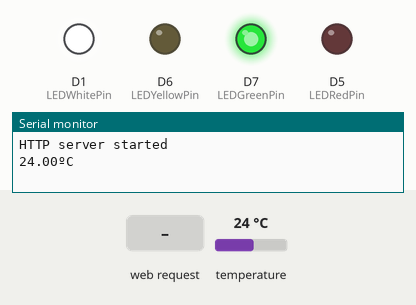
The sketch below on a simulated ESP8266 (NodeMCU). On the bench: output pins drawn as LEDs (lit = HIGH), the last lines printed to the serial monitor. The test bench sets the inputs (shaded band); at power-on: temperature 24 °C.

Above: at 1.3 s.
1.4 s: temperature set to 29.5 °C
2.9 s: temperature set to 30.6 °C
At 4.2 s:
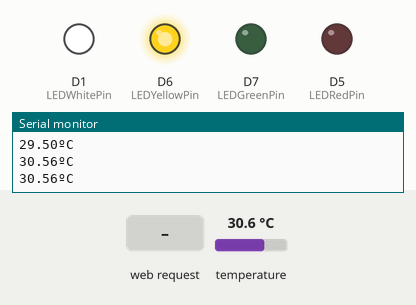
4.6 s: HTTP request GET /warningYes received
At 5.3 s:
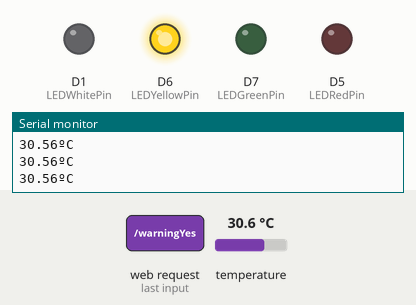
6.2 s: temperature set to 12 °C
At 7.4 s:
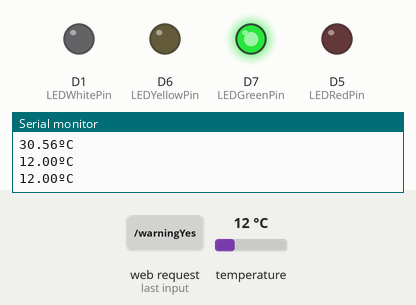
7.7 s: temperature set to 33 °C
At 8.4 s:
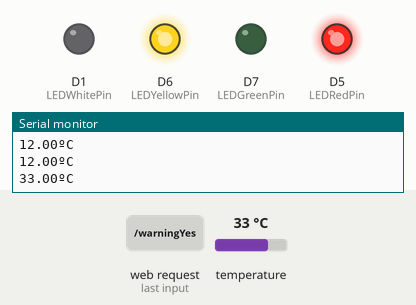
9.2 s: temperature set to 32.1 °C
At 10.6 s:
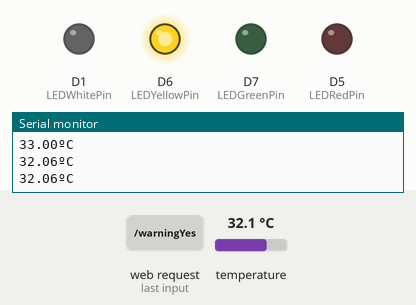
Timing chart, 0 to 11.7 s (numbered marks = the images above; inputs shaded):
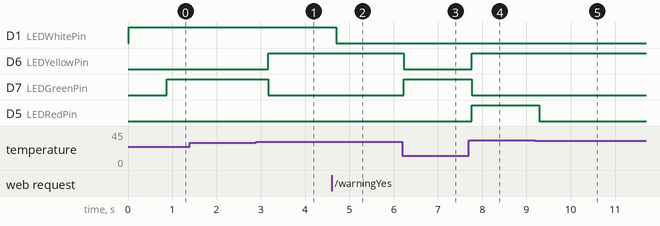

The sketch:

FuseGuardMonitoring.ino
```cpp
#include <ESP8266WiFi.h>
#include <ESP8266WebServer.h>
#include <OneWire.h>
#include <DallasTemperature.h>

// The esp8266 will create a wifi you can connect to with the password
const char* ssid = "BaldInnovators - FuseGuard";
const char* password = "GoBaldForEfficiency";

const int therometerPin = D2;
const int LEDGreenPin = D7;
const int LEDYellowPin = D6;
const int LEDRedPin = D5;
const int LEDWhitePin = D1; // This represents all house electronics - i have a relay if we want it more accurate
const int buzzerPin = D8;


//const int buzzerFrequencyWarning = 262; // C4
//const int buzzerFrequencyCutoff = 262; // C4

const int buzzerFrequencyWarning = 0; // mute
const int buzzerFrequencyCutoff = 0; // mute

const int buzzerDurationWarning = 500;
const int buzzerDurationCutoff = 200;

const float warningThreshold = 30.0;
const float cutoffThreshold = 32.5;

unsigned long buzzerTimestamp = 0;

// 0 - normal, 1 - warning, 2 - cutoff
int state = 0;

float tempC;

// IP Address details: you connect by writing 192.168.1.1 in a web browser
IPAddress local_ip(192,168,1,1);
IPAddress gateway(192,168,1,1);
IPAddress subnet(255,255,255,0);

ESP8266WebServer server(80);

OneWire oneWire(therometerPin);

DallasTemperature sensors(&oneWire);


void setup() {
  Serial.begin(115200);

  // Start the DS18B20 sensor
  sensors.begin();

  // IO mode for LEDs
  pinMode(LEDGreenPin, OUTPUT);
  pinMode(LEDYellowPin, OUTPUT);
  pinMode(LEDRedPin, OUTPUT);
  pinMode(LEDWhitePin, OUTPUT);
  pinMode(buzzerPin, OUTPUT);

  digitalWrite(LEDWhitePin, 1);

  WiFi.softAP(ssid, password);
  WiFi.softAPConfig(local_ip, gateway, subnet);
  delay(100);

  server.on("/", handle_OnConnect);
  server.on("/warningYes", handle_warningYes);
  server.on("/warningNo", handle_warningNo);
  server.onNotFound(handle_NotFound);

  server.begin();
  Serial.println("HTTP server started");
}

void loop() {
  server.handleClient();
  // Get temperature
  sensors.requestTemperatures();
  tempC = sensors.getTempCByIndex(0);
  Serial.print(tempC);
  Serial.println("ºC");

  if (tempC >= cutoffThreshold){ // Cutoof
    state = 2;
    digitalWrite(LEDGreenPin, 0);
    digitalWrite(LEDYellowPin, 1);
    digitalWrite(LEDRedPin, 1);
    if (buzzerTimestamp + buzzerDurationCutoff * 2 < millis() ){
      tone(buzzerPin, buzzerFrequencyCutoff, buzzerDurationCutoff);
      buzzerTimestamp = millis();
    }
    digitalWrite(LEDWhitePin, 0);
  }
  else if (tempC >= warningThreshold ){ // Warning
    state = 1;
    digitalWrite(LEDGreenPin, 0);
    digitalWrite(LEDYellowPin, 1);
    digitalWrite(LEDRedPin, 0);
    if (buzzerTimestamp + buzzerDurationWarning * 2 < millis() ){
      tone(buzzerPin, buzzerFrequencyWarning, buzzerDurationWarning);
      buzzerTimestamp = millis();
    }
  }
  else{ // Normal
    state = 0;
    digitalWrite(LEDGreenPin, 1);
    digitalWrite(LEDYellowPin, 0);
    digitalWrite(LEDRedPin, 0);
  }
}
void handle_OnConnect() {
  server.send(200, "text/html", SendHTML(state, -1, tempC));
  digitalWrite(LEDWhitePin, tempC < cutoffThreshold);
}
void handle_warningYes() {
  digitalWrite(LEDWhitePin, 0);
  server.send(200, "text/html", SendHTML(state, 1, tempC));
}
void handle_warningNo() {
  server.send(200, "text/html", SendHTML(state, 0, tempC));
}

void handle_NotFound(){
  server.send(404, "text/plain", "Not found");
}

String SendHTML(int state, int warningAnswer, float tempC){
  String ptr = "<!DOCTYPE html> <html>\n";
  ptr +="<head><meta name=\"viewport\" content=\"width=device-width, initial-scale=1.0, user-scalable=no\">\n";
  ptr +=" <meta http-equiv=\"refresh\" content=\"1\">\n";
  ptr +="<title>LED Control</title>\n";
  ptr +="<style>html { font-family: Helvetica; display: inline-block; margin: 0px auto; text-align: center;}\n";
  ptr +="body{margin-top: 50px;} h1 {color: #444444;margin: 30px auto 30px;} h3 {color: #444444;margin: 20px;}\n";
  ptr +=".warning {border: 5px solid DarkOrange; background-color: Khaki; text-align: center;} .alert {border:5px solid DarkRed; background-color: FireBrick; text-align: center;}\n";
  ptr +=".button {display: inline;width: 80px;background-color: #1abc9c;border: none;color: white;padding: 13px 45px;text-decoration: none;font-size: 25px;margin: 20px auto 30px;cursor: pointer;border-radius: 4px;}\n";
  ptr +=".button-yes {background-color: Green;}\n";
  ptr +=".button-no {background-color: Red;}\n";
  ptr +="p {font-size: 14px;color: #888;margin-bottom: 30px;}\n";
  ptr +="</style>\n";
  ptr +="</head>\n";
  ptr +="<body>\n";
  ptr +="<h1>Connected to FuseGurard</h1>\n";

  ptr +="<h3>Your fuse-box is currently: " + String(tempC, 1) + "&deg;C </h3>\n";


  if (warningAnswer == 0){ // no
    ptr +="<div class=\"warning\"><h1>WARNING!</h1>\n<h3>The temperature in you fuse-box is abnormally high</h3><p>You have chosen not to trip the circuit breaker</p><p><a class=\"button\" href=\"/\">Reset</a></div>\n";
  }
  else if (warningAnswer == 1){ // yes
    ptr +="<div class=\"warning\"><h1>WARNING!</h1>\n<h3>The temperature in you fuse-box is abnormally high</h3><p>The circuit breaker has been flipped</p><p><a class=\"button\" href=\"/\">Reset</a></div>\n";
  }
  else {
    switch(state){
    case 0: // normal
      ptr +="<h3>The temperature of your fuse-box is normal</h3>\n";
      break;
    case 1: // Warning
      ptr +="<div class=\"warning\"><h1>WARNING!</h1>\n<h3>The temperature in you fusebox is abnormally high</h3><p>Do you want to trip the circuit breaker?</p><p><a class=\"button button-yes\" href=\"/warningYes\">Yes</a><a class=\"button button-no\" href=\"/warningNo\">No</a></p></div>\n";
      break;
    case 2: // Cutoff
      ptr +="<div class=\"alert\"><h1>ALERT!</h1>\n<h3>The temperature in your fuse-box has reached an extreme level</h3>\n<h3>Your circuit breaker has been tripped to prevent a fire</h3></div>\n";
      break;
    }
  }

  ptr +="</body>\n";
  ptr +="</html>\n";
  return ptr;
}
```

Measured:
- the behaviour switches between 29.9 and 30 °C on temperature (found by bisection; images 0 and 1)
- the behaviour switches between 32.5 and 32.4 °C on temperature (found by bisection; images 4 and 5)
- after the input at 2.9 s, D6 (LEDYellowPin): LOW → HIGH after 0.27 s; D7 (LEDGreenPin): HIGH → LOW after 0.27 s
- after the input at 4.6 s, D1 (LEDWhitePin): HIGH → LOW after 0.10 s
- after the input at 6.2 s, D6 (LEDYellowPin): HIGH → LOW at once; D7 (LEDGreenPin): LOW → HIGH at once
- after the input at 7.7 s, D6 (LEDYellowPin), D5 (LEDRedPin): LOW → HIGH after 0.06 s; D7 (LEDGreenPin): HIGH → LOW after 0.06 s
- after the input at 9.2 s, D5 (LEDRedPin): HIGH → LOW after 0.09 s
